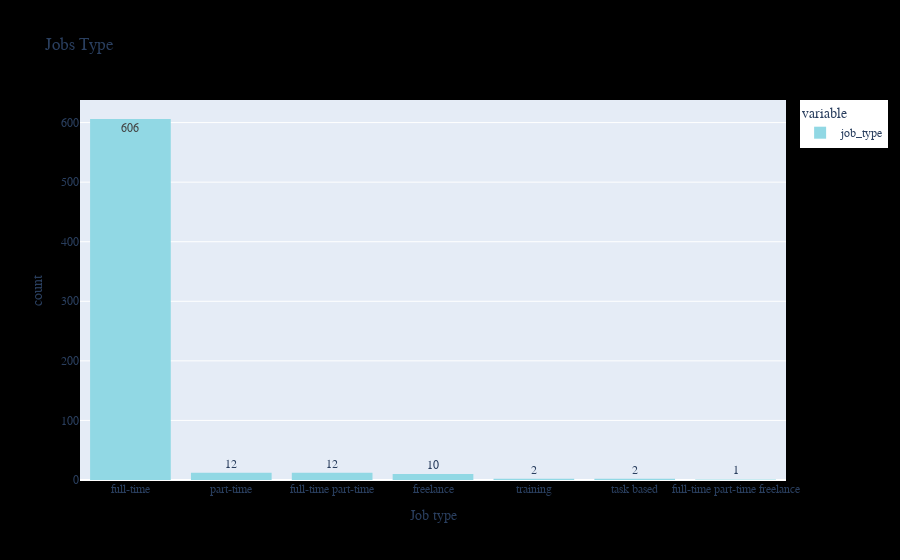

Notebook source saved alongside this figure:
### Markdown cell above
### Job Type

- 93% of the jobs are full-time job.
- only 2% are part-time jobs.
- only 2 training opportunities.
- only 2 task-based jobs.

### Code cell
px.histogram(data.job_type, text_auto=True,color_discrete_sequence=color_palette[1:],
title="Jobs Type",labels={"value":"Job type"}).update_layout(
    paper_bgcolor="rgb(0,0,0,0)",
    legend=dict(bgcolor=LEGEN_BG),
    font_family="Poppins,",
).update_xaxes(
    categoryorder="total descending"
)

### Figure 1 — Plotly figure (JSON) as saved in the notebook; plotly's stock layout.template omitted (floating-point values rounded to 4 significant figures; data arrays with more than 128 entries replaced by an {"elided": "..."} marker saying what was removed)
{"data": [{"alignmentgroup": "True", "bingroup": "x", "hovertemplate": "variable=job_type<br>Job type=%{x}<br>count=%{y}<extra></extra>", "legendgroup": "job_type", "marker": {"color": "#91D8E4", "pattern": {"shape": ""}}, "name": "job_type", "offsetgroup": "job_type", "orientation": "v", "showlegend": true, "texttemplate": "%{value}", "type": "histogram", "x": {"elided": "832 str values"}, "xaxis": "x", "yaxis": "y"}], "layout": {"barmode": "relative", "font": {"family": "Poppins,"}, "legend": {"bgcolor": "#fff", "title": {"text": "variable"}, "tracegroupgap": 0}, "paper_bgcolor": "rgb(0,0,0,0)", "title": {"text": "Jobs Type"}, "xaxis": {"anchor": "y", "categoryorder": "total descending", "domain": [0, 1], "title": {"text": "Job type"}}, "yaxis": {"anchor": "x", "domain": [0, 1], "title": {"text": "count"}}}}
